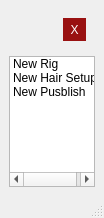
<?xml version="1.0" encoding="UTF-8"?>
<ui version="4.0">
 <class>Notifier</class>
 <widget class="QMainWindow" name="Notifier">
  <property name="geometry">
   <rect>
    <x>0</x>
    <y>0</y>
    <width>104</width>
    <height>218</height>
   </rect>
  </property>
  <property name="palette">
   <palette>
    <active>
     <colorrole role="WindowText">
      <brush brushstyle="SolidPattern">
       <color alpha="255">
        <red>0</red>
        <green>0</green>
        <blue>0</blue>
       </color>
      </brush>
     </colorrole>
    </active>
    <inactive>
     <colorrole role="WindowText">
      <brush brushstyle="SolidPattern">
       <color alpha="255">
        <red>0</red>
        <green>0</green>
        <blue>0</blue>
       </color>
      </brush>
     </colorrole>
    </inactive>
    <disabled>
     <colorrole role="WindowText">
      <brush brushstyle="SolidPattern">
       <color alpha="255">
        <red>118</red>
        <green>116</green>
        <blue>113</blue>
       </color>
      </brush>
     </colorrole>
    </disabled>
   </palette>
  </property>
  <property name="windowTitle">
   <string>Notifier</string>
  </property>
  <property name="documentMode">
   <bool>false</bool>
  </property>
  <property name="tabShape">
   <enum>QTabWidget::Rounded</enum>
  </property>
  <property name="dockNestingEnabled">
   <bool>false</bool>
  </property>
  <property name="unifiedTitleAndToolBarOnMac">
   <bool>false</bool>
  </property>
  <widget class="QWidget" name="centralwidget">
   <layout class="QVBoxLayout" name="verticalLayout_2">
    <property name="bottomMargin">
     <number>9</number>
    </property>
    <item>
     <widget class="QWidget" name="topbar_hlay" native="true">
      <property name="sizePolicy">
       <sizepolicy hsizetype="Preferred" vsizetype="Fixed">
        <horstretch>0</horstretch>
        <verstretch>0</verstretch>
       </sizepolicy>
      </property>
      <property name="accessibleName">
       <string>topbar_hlay</string>
      </property>
      <property name="styleSheet">
       <string notr="true"/>
      </property>
      <layout class="QHBoxLayout" name="horizontalLayout">
       <item>
        <spacer name="topbar_hspace">
         <property name="orientation">
          <enum>Qt::Horizontal</enum>
         </property>
         <property name="sizeHint" stdset="0">
          <size>
           <width>40</width>
           <height>20</height>
          </size>
         </property>
        </spacer>
       </item>
       <item>
        <widget class="QToolButton" name="close_btn">
         <property name="styleSheet">
          <string notr="true">QToolButton{
	padding:3px;
	background-color:#911;
	color:#fff;
	border: 0 solid;
}
QToolButton::hover{
	background-color:#c44;
	color:#fff;
	border:0 solid;
}</string>
         </property>
         <property name="text">
          <string>X</string>
         </property>
         <property name="iconSize">
          <size>
           <width>24</width>
           <height>24</height>
          </size>
         </property>
         <property name="checkable">
          <bool>false</bool>
         </property>
         <property name="autoRaise">
          <bool>true</bool>
         </property>
         <property name="arrowType">
          <enum>Qt::NoArrow</enum>
         </property>
        </widget>
       </item>
      </layout>
     </widget>
    </item>
    <item>
     <layout class="QHBoxLayout" name="header_vlay"/>
    </item>
    <item>
     <layout class="QVBoxLayout" name="content_vlay">
      <property name="topMargin">
       <number>0</number>
      </property>
      <item>
       <widget class="QListWidget" name="listWidget">
        <item>
         <property name="text">
          <string>New Rig</string>
         </property>
        </item>
        <item>
         <property name="text">
          <string>New Hair Setup</string>
         </property>
        </item>
        <item>
         <property name="text">
          <string>New Pusblish</string>
         </property>
        </item>
       </widget>
      </item>
      <item>
       <spacer name="verticalSpacer">
        <property name="orientation">
         <enum>Qt::Vertical</enum>
        </property>
        <property name="sizeHint" stdset="0">
         <size>
          <width>20</width>
          <height>40</height>
         </size>
        </property>
       </spacer>
      </item>
     </layout>
    </item>
   </layout>
  </widget>
  <widget class="QMenuBar" name="menubar">
   <property name="geometry">
    <rect>
     <x>0</x>
     <y>0</y>
     <width>104</width>
     <height>26</height>
    </rect>
   </property>
  </widget>
  <widget class="QStatusBar" name="statusbar"/>
  <action name="actionOpen">
   <property name="text">
    <string>Open</string>
   </property>
  </action>
  <action name="open_delivery_act">
   <property name="text">
    <string>Open Delivery</string>
   </property>
  </action>
  <action name="clear_entries_act">
   <property name="text">
    <string>Reset</string>
   </property>
  </action>
  <action name="reset_act">
   <property name="text">
    <string>Reset</string>
   </property>
  </action>
  <action name="actionDocumentation">
   <property name="text">
    <string>Documentation</string>
   </property>
  </action>
  <action name="actionDocumentation_2">
   <property name="text">
    <string>Documentation</string>
   </property>
  </action>
 </widget>
 <resources/>
 <connections/>
</ui>
